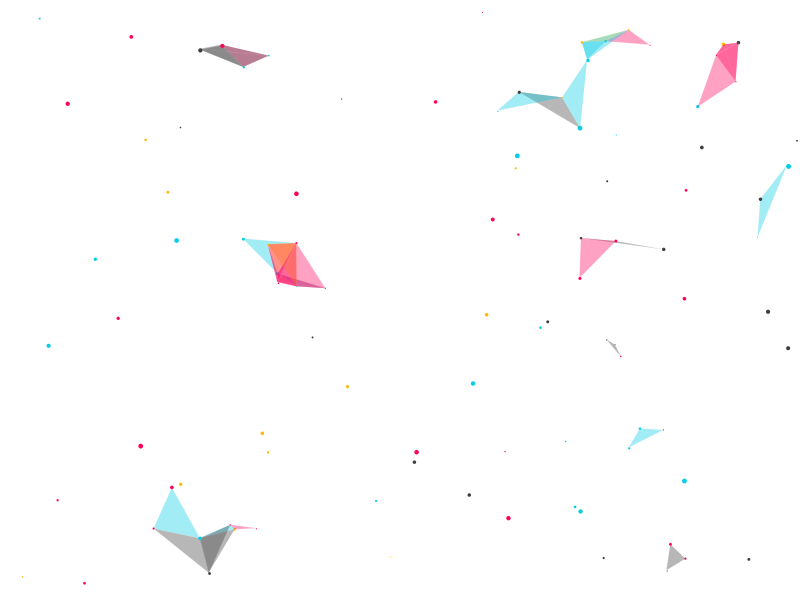
Frame 1 (no input)
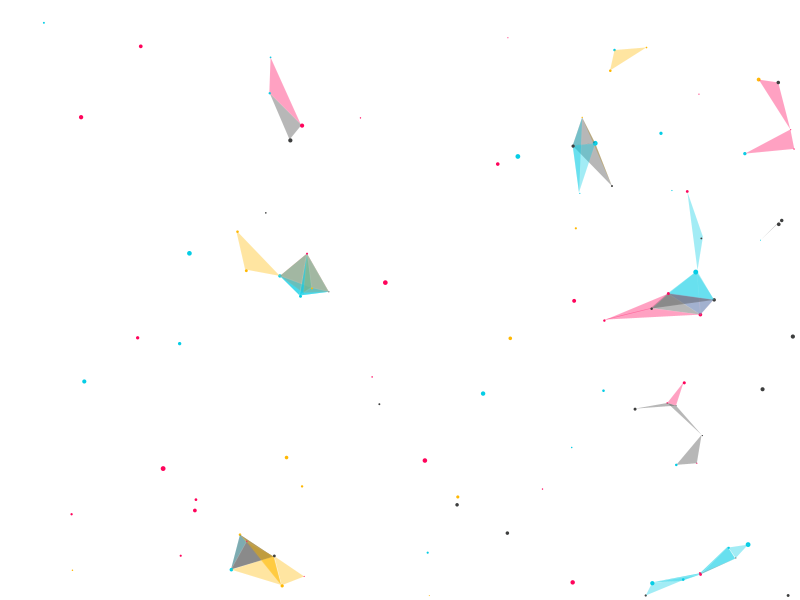
Frame 60 (the mouse pressed at the canvas centre just before this capture)
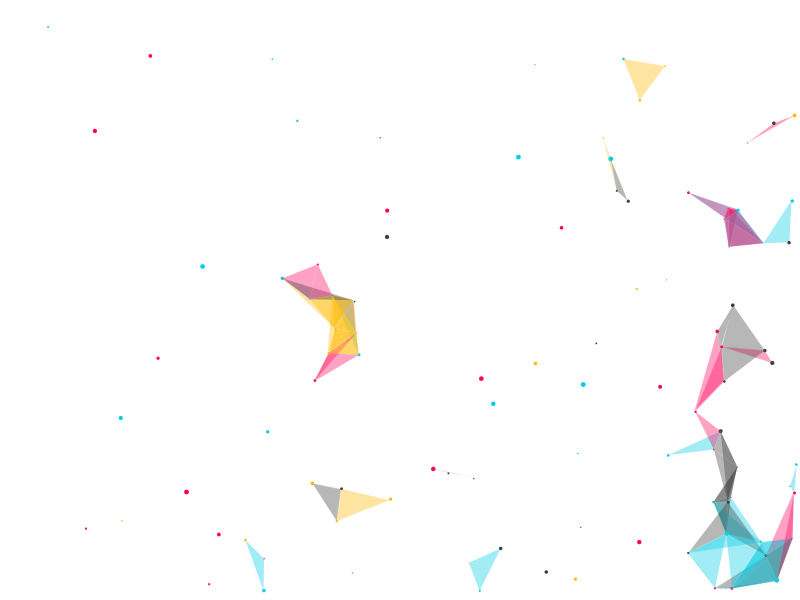
Frame 120 (the mouse held since frame 60 and released just before this capture)

The Processing sketch that drew these frames (run headless with seeded random() and noise(); from frame 60 on, the mouse is pressed at the canvas centre):

// Processing sketch: Triangles_Loop
// ── Triangles_Loop.pde
ArrayList poop;
boolean flag=true;
int distance=50;

void setup() {

  background(0);
  size(800, 600);
  smooth();
  poop = new ArrayList();
  for (int i=0; i<100; i++) {
    Particle P = new Particle();
    poop.add(P);
  }
}

void mousePressed() {
}

void draw() {

  background(-1);
  for (int i=0; i<poop.size(); i++) {
    Particle Pn1 = (Particle) poop.get(i);
    Pn1.display();
    Pn1.update();
    for (int j = i + 1; j < poop.size(); j++) {
      Particle Pn2 = (Particle) poop.get(j);
      Pn2.update();
      if (dist(Pn1.x, Pn1.y, Pn2.x, Pn2.y)< distance)
      {
        for (int k = j + 1; k < poop.size(); k++) {
          Particle Pn3 = (Particle) poop.get(k);
          if (dist(Pn3.x, Pn3.y, Pn2.x, Pn2.y)< distance) {
            if (flag) {
              stroke(255, 10);
              fill(Pn3.c, 95); // method to access the class property
            } else {
              noFill();
              strokeWeight(1);
              stroke(0, 20);
            }
            beginShape(TRIANGLES);
            vertex(Pn1.x, Pn1.y);
            vertex(Pn2.x, Pn2.y);
            vertex(Pn3.x, Pn3.y);
            endShape();
          }

          Pn3.update();
        }
      }
    }
  }
}

void keyPressed()
{
  flag=!flag;
}
class Particle {
  float x, y, r;
  color c;
  int i=1, j=1;
  Particle( )
  {
    x = random(0, width);
    y = random(0, height);
    r = random(1, 5);
    int j = (int)random(0, 4);
    if (j==0)
    {
      c = color(#05CDE5);
    }
    if (j==1)
    {
      c = color(#FFB803);
    }
    if (j==2)
    {
      c = color(#FF035B);
    }
    if (j==3)
    {
      c = color(#3D3E3E);
    }
  }

  void display()
  {
    pushStyle();
    noStroke();
    fill(c);
    ellipse(x, y, r, r);
    popStyle();
  }

  void update()
  {
    x = x + j*0.01;
    y = y + i*0.01;
    if (y > height-r) i=-1;
    if (y < 0+r) i=1;
    if (x > width-r) j=-1;
    if (x < 0+r) j=1;
  }
}
